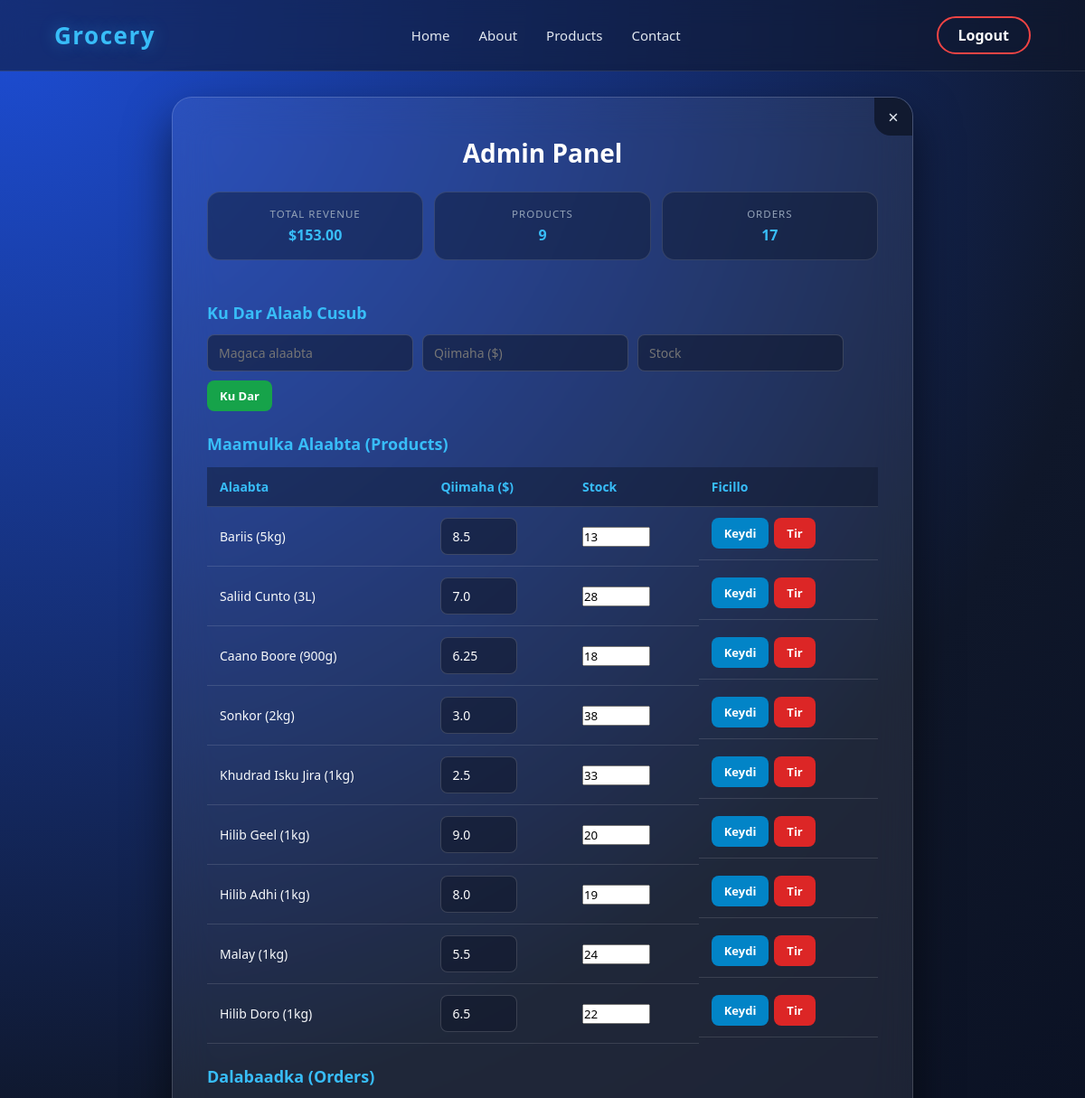
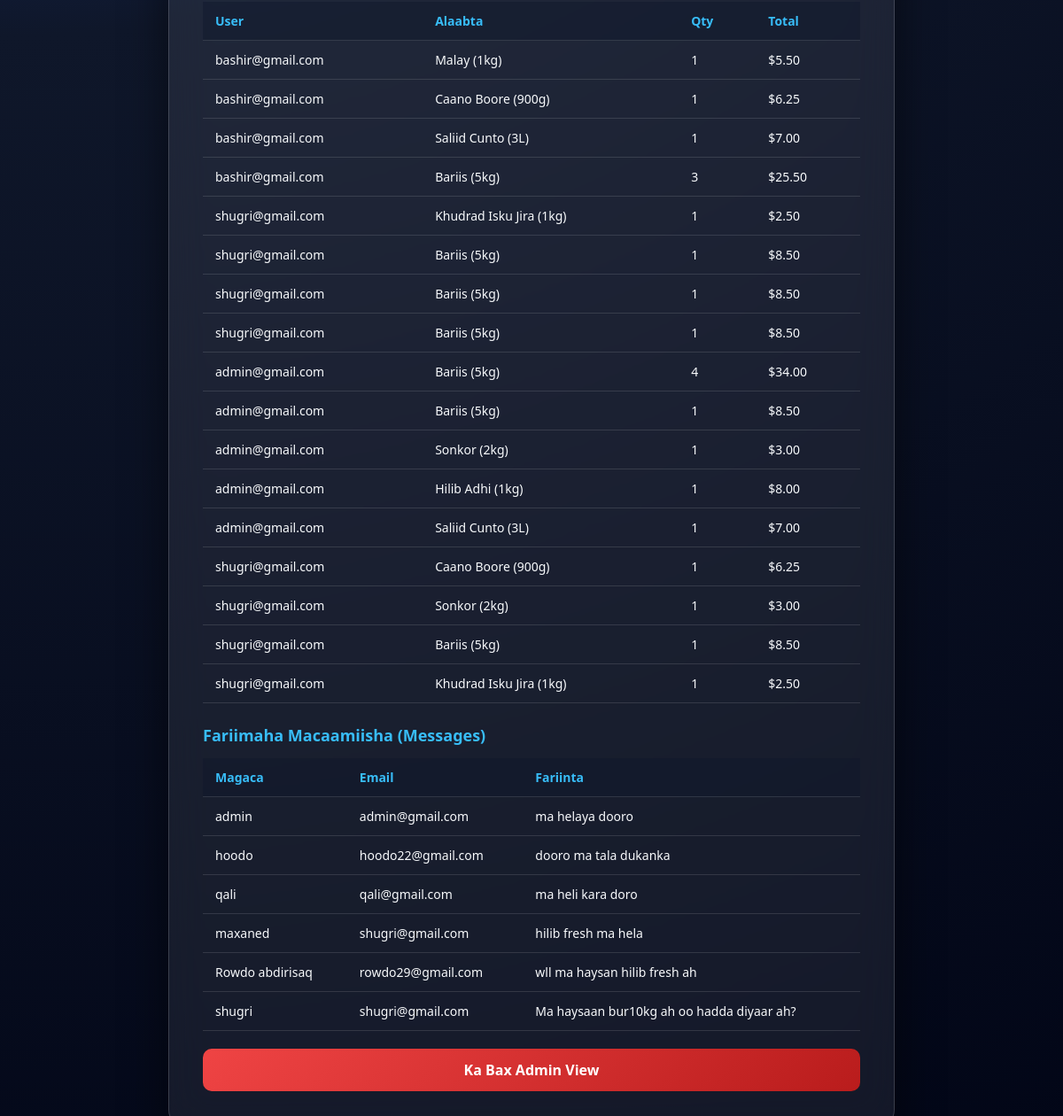
Screenshot of /admin (signed in) with the database file from the repository (2 pictures, top to bottom).
### tables this page shows
CREATE TABLE products (
            id INTEGER PRIMARY KEY AUTOINCREMENT,
            name TEXT NOT NULL,
            price REAL NOT NULL,
            stock INTEGER NOT NULL
        );

CREATE TABLE orders (
            id INTEGER PRIMARY KEY AUTOINCREMENT,
            user_email TEXT NOT NULL,
            product_name TEXT NOT NULL,
            quantity INTEGER NOT NULL,
            total_price REAL NOT NULL,
            created_at TIMESTAMP DEFAULT CURRENT_TIMESTAMP
        );

CREATE TABLE messages (
            id INTEGER PRIMARY KEY AUTOINCREMENT,
            name TEXT NOT NULL,
            email TEXT NOT NULL,
            message TEXT NOT NULL,
            created_at TIMESTAMP DEFAULT CURRENT_TIMESTAMP
        );

### index.py (the view, shortened to what this page needs)
@app.route("/admin", methods=["GET", "POST"])
def admin():
    if not is_admin():
        return render_template("admin.html", is_admin=False, logged_in=is_logged_in())
    conn = get_db()
    products = conn.execute("SELECT * FROM products ORDER BY id ASC").fetchall()
    orders = conn.execute("SELECT * FROM orders ORDER BY id DESC").fetchall()
    messages = conn.execute("SELECT * FROM messages ORDER BY id DESC").fetchall()
    users = conn.execute("SELECT id, email, role FROM users ORDER BY id ASC").fetchall()
    conn.close()
    total_revenue = sum(o["total_price"] for o in orders)
    return render_template(
        "admin.html",
        is_admin=True,
        logged_in=is_logged_in(),
        products=products,
        orders=orders,
        messages=messages,
        users=users,
        total_revenue=total_revenue,
    )

### index.py (called while the page is built)
def get_db():
    conn = sqlite3.connect(DB_NAME)
    conn.row_factory = sqlite3.Row
    return conn

def is_logged_in():
    return "user" in session

def is_admin():
    return session.get("is_admin") is True

### templates/admin.html (shortened to what this page needs)
<!DOCTYPE html>
<html lang="en">
<head>
    <link rel="stylesheet" href="https://cdnjs.cloudflare.com/ajax/libs/font-awesome/6.4.0/css/all.min.css">
    <link rel="stylesheet" href="{{ url_for('static', filename='style.css') }}?v=4">
</head>
<body>
    <header>
        <div class="logo">Grocery</div>
        <nav>
            <ul>
                <li><a href="{{ url_for('dashboard') if logged_in else url_for('login') }}">Home</a></li>
                <li><a href="{{ url_for('about') }}">About</a></li>
                <li><a href="{{ url_for('services') }}">Products</a></li>
                <li><a href="{{ url_for('contact') }}">Contact</a></li>
            </ul>
        </nav>
        {% if logged_in %}
            <a href="{{ url_for('logout') }}" class="logout-nav-btn">Logout</a>
        {% else %}
            <a href="{{ url_for('login') }}" class="login-nav-btn">Login</a>
        {% endif %}
    </header>
    <div class="main-container">
        {% if not is_admin %}
            <div class="glass-box">
                <a href="{{ url_for('dashboard') if logged_in else url_for('login') }}" class="close-btn">&times;</a>
                <h2>Admin Login</h2>
                {% with messages = get_flashed_messages(with_categories=true) %}
                    {% if messages %}
                        {% for category, msg in messages %}
                            <div class="alert {{ 'alert-success' if category == 'success' else 'alert-danger' }}">
                                {{ msg }}
                            </div>
                        {% endfor %}
                    {% endif %}
                {% endwith %}
                <form method="POST" action="{{ url_for('admin') }}">
                    <input type="hidden" name="action" value="admin_login">
                    <div class="input-group">
                        <input type="email" name="admin_email" placeholder="Geli Admin Email" required>
                        <i class="fa-solid fa-envelope"></i>
                    </div>
                    <div class="input-group">
                        <input type="password" name="admin_password" placeholder="Geli Admin Password" required>
                        <i class="fa-solid fa-lock"></i>
                    </div>
                    <button type="submit" class="submit-btn">Soo Gal Admin</button>
                </form>
            </div>
        {% else %}
            <div class="dashboard-card admin-card">
                <a href="{{ url_for('dashboard') if logged_in else url_for('login') }}" class="close-btn">&times;</a>
                <h2>Admin Panel</h2>
                <div class="stats-row">
                    <div class="user-info-box">
                        <span>Total Revenue</span>
                        <strong>${{ "%.2f"|format(total_revenue) }}</strong>
                    </div>
                    <div class="user-info-box">
                        <span>Products</span>
                        <strong>{{ products|length }}</strong>
                    </div>
                    <div class="user-info-box">
                        <span>Orders</span>
                        <strong>{{ orders|length }}</strong>
                    </div>
                </div>
                <div class="admin-section">
                    <h3>Ku Dar Alaab Cusub</h3>
                    <form method="POST" action="{{ url_for('admin') }}" class="inline-form">
                        <input type="text" name="name" placeholder="Magaca alaabta" required>
                        <input type="number" step="0.01" min="0.01" name="price" placeholder="Qiimaha ($)" required>
                        <input type="number" min="0" name="stock" placeholder="Stock" required>
                        <button type="submit" class="small-btn success">Ku Dar</button>
                    </form>
                </div>
                <div class="admin-section">
                    <h3>Maamulka Alaabta (Products)</h3>
                    <table class="data-table">
                        <thead>
                            <tr>
                                <th>Alaabta</th>
                                <th>Qiimaha ($)</th>
                                <th>Stock</th>
                                <th>Ficillo</th>
                            </tr>
                        </thead>
                        <tbody>
                            {% for p in products %}
                            <tr>
                                <td>{{ p["name"] }}</td>
                                <td>
                                    <form method="POST" action="{{ url_for('admin') }}" class="inline-form" style="margin:0;">
                                        <input type="number" step="0.01" min="0.01" name="price" value="{{ p['price'] }}" style="width:85px;">
                                </td>
                                <td>
                                        <input type="number" min="0" name="stock" value="{{ p['stock'] }}" style="width:75px;">
                                </td>
                                <td style="display:flex; gap:6px;">
                                        <button type="submit" class="small-btn">Keydi</button>
                                    <form method="POST" action="{{ url_for('admin') }}" style="margin:0;">
                                        <button type="submit" class="small-btn danger">Tir</button>
                                    </form>
                                </td>
                            </tr>
                            {% endfor %}
                        </tbody>
                    </table>
                </div>
                <div class="admin-section">
                    <h3>Dalabaadka (Orders)</h3>
                    <table class="data-table">
                        <thead>
                            <tr>
                                <th>User</th>
                                <th>Alaabta</th>
                                <th>Qty</th>
                                <th>Total</th>
                            </tr>
                        </thead>
                        <tbody>
                            {% for o in orders %}
                            <tr>
                                <td>{{ o["user_email"] }}</td>
                                <td>{{ o["product_name"] }}</td>
                                <td>{{ o["quantity"] }}</td>
                                <td>${{ "%.2f"|format(o["total_price"]) }}</td>
                            </tr>
                            {% endfor %}
                        </tbody>
                    </table>
                </div>
                <div class="admin-section">
                    <h3>Fariimaha Macaamiisha (Messages)</h3>
                    <table class="data-table">
                        <thead>
                            <tr>
                                <th>Magaca</th>
                                <th>Email</th>
                                <th>Fariinta</th>
                            </tr>
                        </thead>
                        <tbody>
                            {% for m in messages %}
                            <tr>
                                <td>{{ m["name"] }}</td>
                                <td>{{ m["email"] }}</td>
                                <td>{{ m["message"] }}</td>
                            </tr>
                            {% endfor %}
                        </tbody>
                    </table>
                </div>
                <form method="POST" action="{{ url_for('admin') }}" style="margin-top: 20px;">
                    <button type="submit" class="logout-btn">Ka Bax Admin View</button>
                </form>
            </div>
        {% endif %}
    </div>
</body>
</html>

### static/style.css (style rules this page uses)
* { margin: 0; padding: 0; box-sizing: border-box; font-family: 'Segoe UI', Tahoma, Geneva, Verdana, sans-serif; }
body { background: radial-gradient(circle at top left, #1d4ed8 0%, #0f172a 45%, #020617 100%); min-height: 100vh; display: flex; flex-direction: column; justify-content: space-between; color: #f8fafc; }
header { display: flex; justify-content: space-between; align-items: center; padding: 18px 60px; background: rgba(15, 23, 42, 0.55); backdrop-filter: blur(14px); -webkit-backdrop-filter: blur(14px); border-bottom: 1px solid rgba(255, 255, 255, 0.1); }
.logo { font-size: 26px; font-weight: 800; letter-spacing: 1.5px; color: #38bdf8; text-shadow: 0 0 18px rgba(56, 189, 248, 0.35); }
nav ul { display: flex; list-style: none; gap: 32px; }
nav ul li a { color: #e2e8f0; text-decoration: none; font-size: 15px; font-weight: 500; transition: color 0.25s ease; }
.logout-nav-btn { border: 2px solid #ef4444; padding: 8px 22px; border-radius: 999px; text-decoration: none; color: #ffffff; font-weight: 600; transition: all 0.25s ease; }
.main-container { display: flex; justify-content: center; align-items: center; flex: 1; padding: 28px 20px; }
.glass-box, .dashboard-card { background: rgba(255, 255, 255, 0.07); backdrop-filter: blur(22px); -webkit-backdrop-filter: blur(22px); border: 1px solid rgba(255, 255, 255, 0.16); padding: 42px 38px; border-radius: 22px; box-shadow: 0 24px 50px rgba(0, 0, 0, 0.55); width: 100%; max-width: 420px; position: relative; overflow: hidden; }
.admin-card { max-width: 820px; }
.close-btn { position: absolute; top: 0; right: 0; background: rgba(15, 23, 42, 0.85); width: 42px; height: 42px; border-bottom-left-radius: 18px; display: flex; justify-content: center; align-items: center; font-size: 20px; color: #e2e8f0; text-decoration: none; transition: background 0.25s ease, color 0.25s ease; }
.glass-box h2, .dashboard-card h2 { text-align: center; margin-bottom: 24px; font-size: 28px; font-weight: 700; color: #ffffff; }
.submit-btn, .logout-btn { width: 100%; padding: 13px; background: linear-gradient(135deg, #38bdf8, #0284c7); color: #ffffff; border: none; border-radius: 10px; cursor: pointer; font-weight: 700; font-size: 16px; text-align: center; text-decoration: none; display: block; transition: transform 0.2s ease, box-shadow 0.25s ease; }
.logout-btn { background: linear-gradient(135deg, #ef4444, #b91c1c); margin-top: 14px; }
.user-info-box { background: rgba(15, 23, 42, 0.45); border: 1px solid rgba(255, 255, 255, 0.12); padding: 16px; border-radius: 14px; margin-bottom: 22px; text-align: center; }
.user-info-box span { display: block; font-size: 11.5px; color: #94a3b8; text-transform: uppercase; letter-spacing: 1px; margin-bottom: 5px; }
.user-info-box strong { color: #38bdf8; font-size: 16px; }
.data-table { width: 100%; border-collapse: collapse; margin-top: 14px; font-size: 14px; }
.data-table th, .data-table td { padding: 12px 14px; text-align: left; border-bottom: 1px solid rgba(255, 255, 255, 0.12); }
.data-table th { color: #38bdf8; font-weight: 600; background: rgba(15, 23, 42, 0.45); }

### templates/admin.html (style rules this page uses)
.admin-section { margin-top: 24px; }
.admin-section h3 { margin-bottom: 12px; color: #38bdf8; font-size: 18px; }
.inline-form { display: flex; flex-wrap: wrap; gap: 10px; margin-bottom: 16px; }
.inline-form input { padding: 10px 12px; background: rgba(15, 23, 42, 0.55); border: 1px solid rgba(255, 255, 255, 0.16); border-radius: 8px; color: #ffffff; font-size: 14px; }
.small-btn { padding: 8px 14px; border: none; border-radius: 8px; cursor: pointer; font-weight: 600; font-size: 13px; color: #ffffff; background: #0284c7; }
.small-btn.danger { background: #dc2626; }
.small-btn.success { background: #16a34a; }
.stats-row { display: grid; grid-template-columns: repeat(auto-fit, minmax(160px, 1fr)); gap: 12px; margin-bottom: 18px; }

### rows the page displays
products: name "Bariis (5kg)", price "8.5", stock "13"
products: name "Saliid Cunto (3L)", price "7.0", stock "28"
products: name "Caano Boore (900g)", price "6.25", stock "18"
products: name "Sonkor (2kg)", price "3.0", stock "38"
products: name "Khudrad Isku Jira (1kg)", price "2.5", stock "33"
products: name "Hilib Geel (1kg)", price "9.0", stock "20"
products: name "Hilib Adhi (1kg)", price "8.0", stock "19"
products: name "Malay (1kg)", price "5.5", stock "24"
products: name "Hilib Doro (1kg)", price "6.5", stock "22"
orders: user_email "bashir@gmail.com", product_name "Malay (1kg)", quantity "1", total_price "5.50"
orders: user_email "bashir@gmail.com", product_name "Caano Boore (900g)", quantity "1", total_price "6.25"
orders: user_email "bashir@gmail.com", product_name "Saliid Cunto (3L)", quantity "1", total_price "7.00"
orders: user_email "bashir@gmail.com", product_name "Bariis (5kg)", quantity "3", total_price "25.50"
orders: user_email "shugri@gmail.com", product_name "Khudrad Isku Jira (1kg)", quantity "1", total_price "2.50"
orders: user_email "shugri@gmail.com", product_name "Bariis (5kg)", quantity "1", total_price "8.50"
orders: user_email "shugri@gmail.com", product_name "Bariis (5kg)", quantity "1", total_price "8.50"
orders: user_email "shugri@gmail.com", product_name "Bariis (5kg)", quantity "1", total_price "8.50"
orders: user_email "admin@gmail.com", product_name "Bariis (5kg)", quantity "4", total_price "34.00"
orders: user_email "admin@gmail.com", product_name "Bariis (5kg)", quantity "1", total_price "8.50"
orders: user_email "admin@gmail.com", product_name "Sonkor (2kg)", quantity "1", total_price "3.00"
orders: user_email "admin@gmail.com", product_name "Hilib Adhi (1kg)", quantity "1", total_price "8.00"
orders: user_email "admin@gmail.com", product_name "Saliid Cunto (3L)", quantity "1", total_price "7.00"
orders: user_email "shugri@gmail.com", product_name "Caano Boore (900g)", quantity "1", total_price "6.25"
orders: user_email "shugri@gmail.com", product_name "Sonkor (2kg)", quantity "1", total_price "3.00"
orders: user_email "shugri@gmail.com", product_name "Bariis (5kg)", quantity "1", total_price "8.50"
orders: user_email "shugri@gmail.com", product_name "Khudrad Isku Jira (1kg)", quantity "1", total_price "2.50"
messages: name "admin", email "admin@gmail.com", message "ma helaya dooro"
messages: name "hoodo", email "hoodo22@gmail.com", message "dooro ma tala dukanka"
messages: name "qali", email "qali@gmail.com", message "ma heli kara doro"
messages: name "maxaned", email "shugri@gmail.com", message "hilib fresh ma hela"
messages: name "Rowdo abdirisaq", email "rowdo29@gmail.com", message "wll ma haysan hilib fresh ah"
messages: name "shugri", email "shugri@gmail.com", message "Ma haysaan bur10kg ah oo hadda diyaar ah?"

### other values shown
{{ "%.2f"|format(total_revenue) }} "153.00"
{{ products|length }} "9"
{{ orders|length }} "17"
